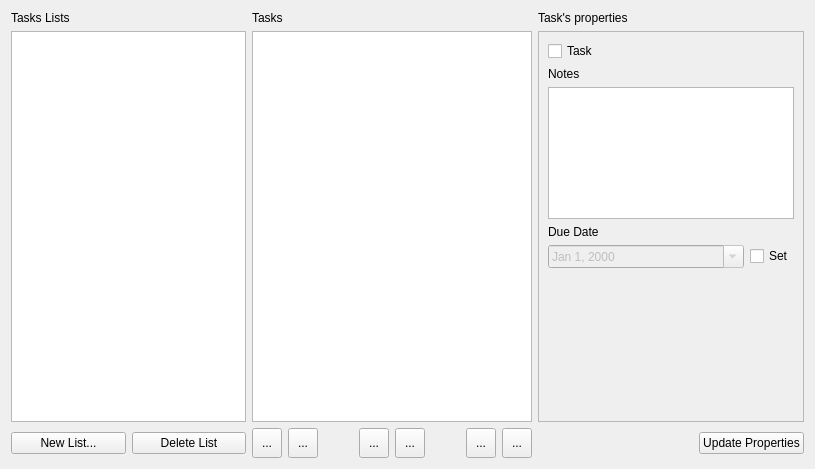
<?xml version="1.0" encoding="UTF-8"?>
<ui version="4.0">
 <class>Form</class>
 <widget class="QWidget" name="Form">
  <property name="geometry">
   <rect>
    <x>0</x>
    <y>0</y>
    <width>815</width>
    <height>469</height>
   </rect>
  </property>
  <property name="windowTitle">
   <string>Form</string>
  </property>
  <layout class="QGridLayout" name="gridLayout">
   <item row="0" column="0">
    <widget class="QLabel" name="label">
     <property name="text">
      <string>Tasks Lists</string>
     </property>
    </widget>
   </item>
   <item row="0" column="2">
    <widget class="QLabel" name="label_2">
     <property name="text">
      <string>Tasks</string>
     </property>
    </widget>
   </item>
   <item row="0" column="3">
    <widget class="QLabel" name="label_3">
     <property name="text">
      <string>Task's properties</string>
     </property>
    </widget>
   </item>
   <item row="1" column="0" colspan="2">
    <widget class="QListWidget" name="listWidget"/>
   </item>
   <item row="1" column="2">
    <widget class="TreeWidget" name="treeWidget">
     <property name="alternatingRowColors">
      <bool>true</bool>
     </property>
     <property name="rootIsDecorated">
      <bool>false</bool>
     </property>
     <property name="itemsExpandable">
      <bool>false</bool>
     </property>
     <attribute name="headerVisible">
      <bool>false</bool>
     </attribute>
     <column>
      <property name="text">
       <string notr="true">1</string>
      </property>
     </column>
    </widget>
   </item>
   <item row="1" column="3">
    <widget class="QFrame" name="frame">
     <property name="sizePolicy">
      <sizepolicy hsizetype="Expanding" vsizetype="Expanding">
       <horstretch>0</horstretch>
       <verstretch>0</verstretch>
      </sizepolicy>
     </property>
     <property name="frameShape">
      <enum>QFrame::StyledPanel</enum>
     </property>
     <property name="frameShadow">
      <enum>QFrame::Raised</enum>
     </property>
     <layout class="QGridLayout" name="gridLayout_2">
      <item row="0" column="0">
       <widget class="QCheckBox" name="taskCheckBox">
        <property name="text">
         <string>Task</string>
        </property>
       </widget>
      </item>
      <item row="1" column="0">
       <widget class="QLabel" name="label_4">
        <property name="text">
         <string>Notes</string>
        </property>
       </widget>
      </item>
      <item row="2" column="0" colspan="2">
       <widget class="QTextEdit" name="notesTextEdit"/>
      </item>
      <item row="3" column="0">
       <widget class="QLabel" name="label_5">
        <property name="text">
         <string>Due Date</string>
        </property>
       </widget>
      </item>
      <item row="4" column="0" colspan="2">
       <layout class="QHBoxLayout" name="horizontalLayout">
        <item>
         <widget class="QDateEdit" name="dueDateEdit">
          <property name="enabled">
           <bool>false</bool>
          </property>
          <property name="sizePolicy">
           <sizepolicy hsizetype="MinimumExpanding" vsizetype="Fixed">
            <horstretch>0</horstretch>
            <verstretch>0</verstretch>
           </sizepolicy>
          </property>
          <property name="displayFormat">
           <string>MMM d, yyyy</string>
          </property>
          <property name="calendarPopup">
           <bool>true</bool>
          </property>
         </widget>
        </item>
        <item>
         <widget class="QCheckBox" name="dueDateCheckBox">
          <property name="text">
           <string>Set</string>
          </property>
         </widget>
        </item>
       </layout>
      </item>
      <item row="5" column="1">
       <spacer name="verticalSpacer">
        <property name="orientation">
         <enum>Qt::Vertical</enum>
        </property>
        <property name="sizeHint" stdset="0">
         <size>
          <width>20</width>
          <height>204</height>
         </size>
        </property>
       </spacer>
      </item>
     </layout>
    </widget>
   </item>
   <item row="2" column="0">
    <widget class="QPushButton" name="newListButton">
     <property name="text">
      <string>New List...</string>
     </property>
    </widget>
   </item>
   <item row="2" column="1">
    <widget class="QPushButton" name="deleteListButton">
     <property name="text">
      <string>Delete List</string>
     </property>
    </widget>
   </item>
   <item row="2" column="2">
    <layout class="QHBoxLayout" name="horizontalLayout_3">
     <item>
      <widget class="QToolButton" name="newTaskButton">
       <property name="minimumSize">
        <size>
         <width>30</width>
         <height>30</height>
        </size>
       </property>
       <property name="text">
        <string>...</string>
       </property>
       <property name="icon">
        <iconset>
         <normalon>:/images/images/new.png</normalon>
        </iconset>
       </property>
      </widget>
     </item>
     <item>
      <widget class="QToolButton" name="deleteTaskButton">
       <property name="minimumSize">
        <size>
         <width>30</width>
         <height>30</height>
        </size>
       </property>
       <property name="text">
        <string>...</string>
       </property>
       <property name="icon">
        <iconset>
         <normalon>:/images/images/delete.png</normalon>
        </iconset>
       </property>
      </widget>
     </item>
     <item>
      <spacer name="horizontalSpacer_2">
       <property name="orientation">
        <enum>Qt::Horizontal</enum>
       </property>
       <property name="sizeHint" stdset="0">
        <size>
         <width>40</width>
         <height>20</height>
        </size>
       </property>
      </spacer>
     </item>
     <item>
      <widget class="QToolButton" name="leftButton">
       <property name="minimumSize">
        <size>
         <width>30</width>
         <height>30</height>
        </size>
       </property>
       <property name="text">
        <string>...</string>
       </property>
       <property name="icon">
        <iconset>
         <normalon>:/images/images/prev.png</normalon>
        </iconset>
       </property>
       <property name="shortcut">
        <string>Ctrl+Left</string>
       </property>
      </widget>
     </item>
     <item>
      <widget class="QToolButton" name="rightButton">
       <property name="minimumSize">
        <size>
         <width>30</width>
         <height>30</height>
        </size>
       </property>
       <property name="text">
        <string>...</string>
       </property>
       <property name="icon">
        <iconset>
         <normalon>:/images/images/next.png</normalon>
        </iconset>
       </property>
       <property name="shortcut">
        <string>Ctrl+Right</string>
       </property>
      </widget>
     </item>
     <item>
      <spacer name="horizontalSpacer_3">
       <property name="orientation">
        <enum>Qt::Horizontal</enum>
       </property>
       <property name="sizeHint" stdset="0">
        <size>
         <width>40</width>
         <height>20</height>
        </size>
       </property>
      </spacer>
     </item>
     <item>
      <widget class="QToolButton" name="upButton">
       <property name="minimumSize">
        <size>
         <width>30</width>
         <height>30</height>
        </size>
       </property>
       <property name="text">
        <string>...</string>
       </property>
       <property name="icon">
        <iconset>
         <normalon>:/images/images/up.png</normalon>
        </iconset>
       </property>
       <property name="shortcut">
        <string>Ctrl+Up</string>
       </property>
      </widget>
     </item>
     <item>
      <widget class="QToolButton" name="downButton">
       <property name="minimumSize">
        <size>
         <width>30</width>
         <height>30</height>
        </size>
       </property>
       <property name="text">
        <string>...</string>
       </property>
       <property name="icon">
        <iconset>
         <normalon>:/images/images/down.png</normalon>
        </iconset>
       </property>
       <property name="shortcut">
        <string>Ctrl+Down</string>
       </property>
      </widget>
     </item>
    </layout>
   </item>
   <item row="2" column="3">
    <layout class="QHBoxLayout" name="horizontalLayout_2">
     <item>
      <spacer name="horizontalSpacer">
       <property name="orientation">
        <enum>Qt::Horizontal</enum>
       </property>
       <property name="sizeHint" stdset="0">
        <size>
         <width>40</width>
         <height>20</height>
        </size>
       </property>
      </spacer>
     </item>
     <item>
      <widget class="QPushButton" name="updateTaskButton">
       <property name="text">
        <string>Update Properties</string>
       </property>
      </widget>
     </item>
    </layout>
   </item>
  </layout>
 </widget>
 <customwidgets>
  <customwidget>
   <class>TreeWidget</class>
   <extends>QTreeWidget</extends>
   <header>tree_widget.h</header>
  </customwidget>
 </customwidgets>
 <resources/>
 <connections>
  <connection>
   <sender>dueDateCheckBox</sender>
   <signal>toggled(bool)</signal>
   <receiver>dueDateEdit</receiver>
   <slot>setEnabled(bool)</slot>
   <hints>
    <hint type="sourcelabel">
     <x>776</x>
     <y>320</y>
    </hint>
    <hint type="destinationlabel">
     <x>684</x>
     <y>314</y>
    </hint>
   </hints>
  </connection>
 </connections>
</ui>
